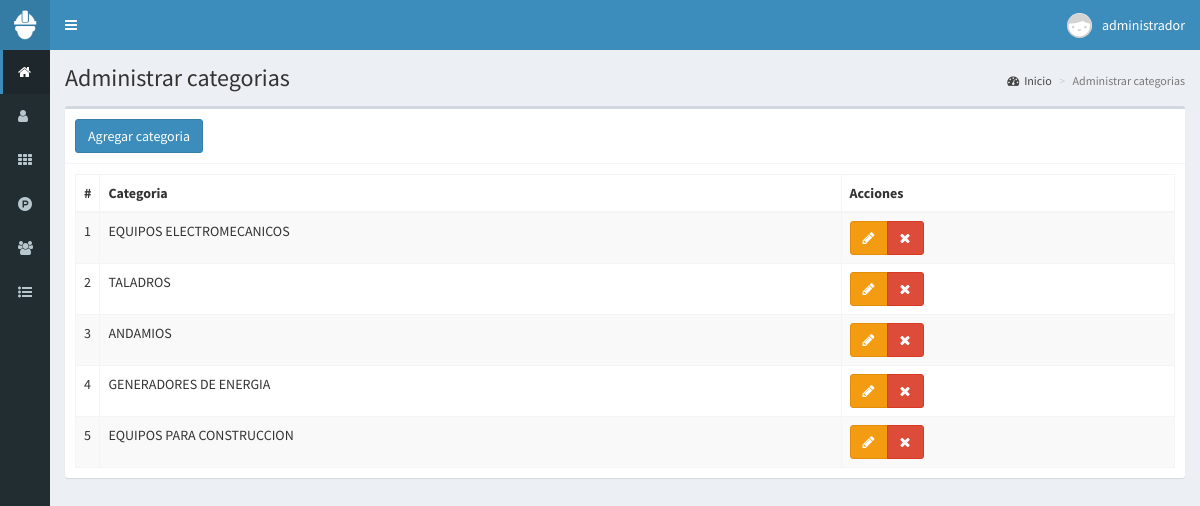
/categorias (signed in), run on the app's committed database.
### tables this page shows
CREATE TABLE `categorias` (
  `id` int(11) NOT NULL,
  `categoria` text NOT NULL,
  `fecha` timestamp NOT NULL DEFAULT current_timestamp() ON UPDATE current_timestamp()
);

### controladores/plantilla.controlador.php (called while the page is built)
<?php
class ControladorPlantilla{
  static public function ctrPlantilla(){
        include "vistas/plantilla.php";
    }
}

### index.php (called while the page is built, shortened)
<?php
require_once "controladores/plantilla.controlador.php";
require_once "controladores/usuarios.controlador.php";
require_once "controladores/categorias.controlador.php";
require_once "controladores/ventas.controlador.php";
require_once "modelos/categorias.modelo.php";
$plantilla = new ControladorPlantilla();
$plantilla -> ctrPlantilla();

### controladores/categorias.controlador.php (called while the page is built, shortened)
<?php
class ControladorCategorias{
    static public function ctrMostrarCategorias($item, $valor){
        $tabla = "categorias";
        $respuesta = ModeloCategorias::mdlMostrarCategorias($tabla, $item, $valor);
        return $respuesta;
    }
}

### modelos/conexion.php (called while the page is built)
<?php
class Conexion{
   static public function conectar(){
        $link = new PDO("mysql::host=localhost;dbname=pos-arco",
                        "root",
                        "",);
       $link->exec("set names utf8");
        return $link;
    }
}

### modelos/categorias.modelo.php (called while the page is built, shortened)
<?php
require_once "conexion.php";
class ModeloCategorias{
        static public function mdlMostrarCategorias($tabla, $item, $valor){
            if($item != null){
                $stmt = Conexion::conectar()->prepare("SELECT * FROM $tabla WHERE $item = :$item");
                $stmt->bindParam(":".$item, $valor, PDO::PARAM_STR);
                $stmt->execute();
                return $stmt -> fetch();
            }else{
                $stmt = Conexion::conectar()->prepare("SELECT * FROM $tabla");
                $stmt->execute();
                return $stmt -> fetchAll();
            }
        }
}

### vistas/modulos/categorias.php (the view, shortened to what this page needs)
<div class="content-wrapper">
    <section class="content-header">
      <h1>
        Administrar categorias
      </h1>
      <ol class="breadcrumb">
        <li><a href="inicio"><i class="fa fa-dashboard"></i>Inicio</a></li>
        <li class="active">Administrar categorias</li>
      </ol>
    </section>
    <section class="content">
      <div class="box">
        <div class="box-header with-border">
              <button class="btn btn-primary" data-toggle="modal" data-target="#modalAgregarCategoria">
                Agregar categoria
              </button>
        </div>
        <div class="box-body">
          <table class="table table-bordered table-striped dt-responsive tablas" width="100%">
            <thead>
              <tr>
                <th style="width:10px">#</th>
                <th>Categoria</th>
                <th>Acciones</th>
              </tr>
            </thead>
            <tbody>
              <?php
                $item = null;
                $valor = null;
                $categorias = controladorCategorias::ctrMostrarCategorias($item, $valor);
                foreach ($categorias as $key => $value) {
                  echo ' <tr>
                          <td>'.($key+1).'</td>
                          <td class="text-uppercase">'.$value["categoria"].'</td>
                          <td>
                            <div class="btn-group">
                              <button class="btn btn-warning btnEditarCategoria" idCategoria="'.$value["id"].'" data-toggle="modal" data-target="#modalEditarCategoria"><i class="fa fa-pencil"></i></button>';
                              if($_SESSION["perfil"] == "Administrador"){
                                echo
                                  '<button class="btn btn-danger btnEliminarCategoria" idCategoria="'.$value["id"].'" ><i class="fa fa-times"></i></button>';
                              }
                            echo '</div>
                          </td>
                        </tr>';
                }
              ?>
            </tbody>
          </table>
        </div>
       </div>
    </section>
 </div>

### data on the page
categorias: categoria "EQUIPOS ELECTROMECANICOS"
categorias: categoria "TALADROS"
categorias: categoria "ANDAMIOS"
categorias: categoria "GENERADORES DE ENERGIA"
categorias: categoria "EQUIPOS PARA CONSTRUCCION"

### other printed values
$_SESSION["nombre"] "administrador"
